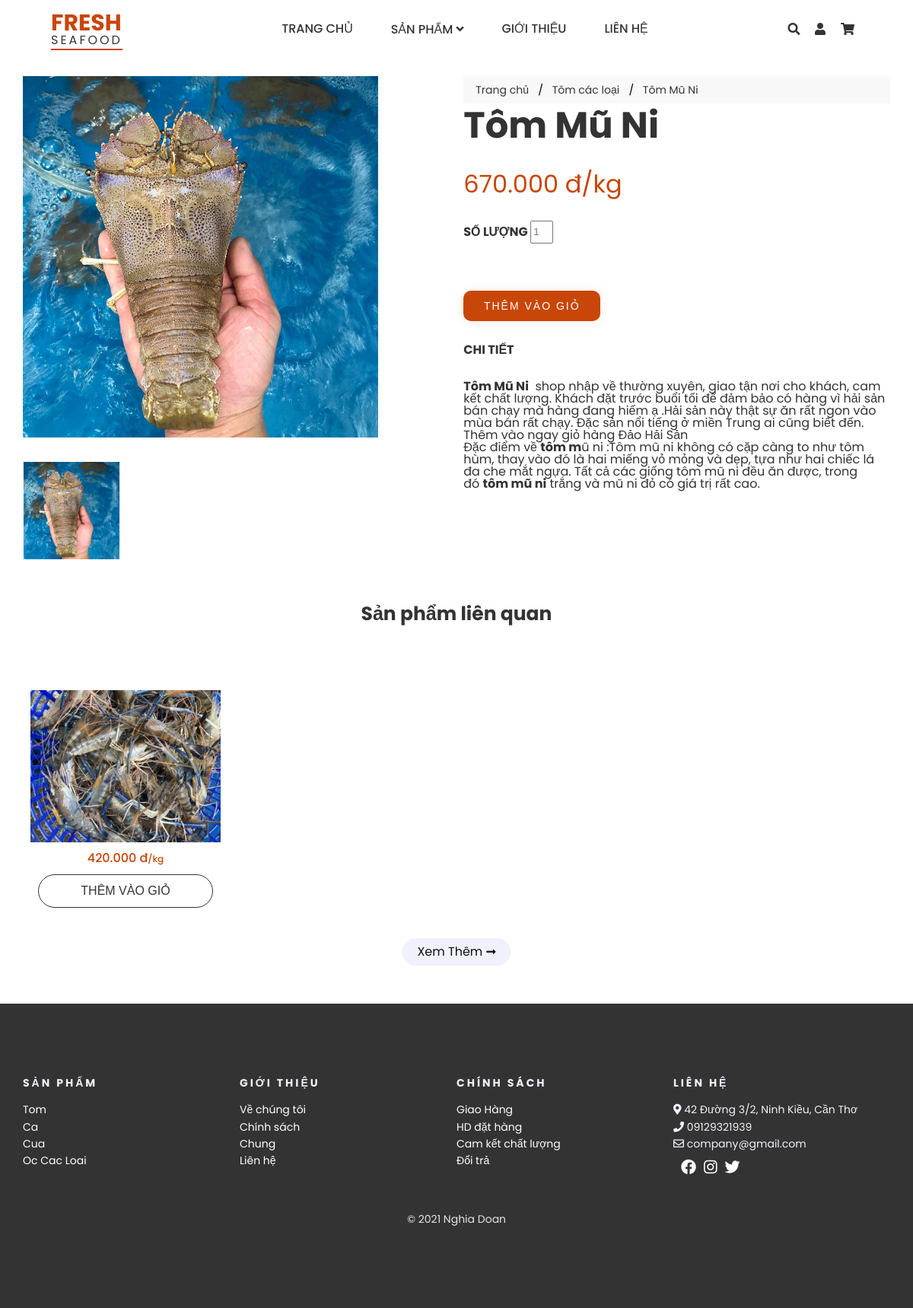
Screenshot of /sanpham/chitietsanpham?id=40 with the database file from the repository.
### tables this page shows
CREATE TABLE `tbl_product` (
  `id_product` int(11) UNSIGNED NOT NULL,
  `title_product` varchar(255) NOT NULL,
  `price_product` varchar(100) NOT NULL,
  `desc_product` text NOT NULL,
  `quantity_product` int(11) NOT NULL,
  `image_product` varchar(100) NOT NULL,
  `id_category_product` int(11) UNSIGNED NOT NULL,
  `product_hot` int(11) NOT NULL
);

CREATE TABLE `tbl_category_product` (
  `id_category_product` int(11) UNSIGNED NOT NULL,
  `title_category_product` varchar(255) NOT NULL,
  `desc_category_product` varchar(255) NOT NULL
);

### system/libs/Load.php (called while the page is built, shortened)
<?php
    class Load{
        public function view($filename, $data = false){
            include ('app/views/'.$filename.'.php');
        }
        public function model($filename){
            return new $filename();
        }
    }
?>

### app/controllers/sanpham.php (called while the page is built, shortened)
<?php
    class sanpham extends DController{
        public function chitietsanpham(){
            $id = $_GET['id'];
            $table = "tbl_category_product";
            $table_product = 'tbl_product';
            $cond = "$table_product.id_category_product =$table.id_category_product AND $table_product.id_product = '{$id}'";
            $categoryModel = $this->load->model('categoryModel');
            $data['category'] = $categoryModel -> category_home($table);
            $data['details_product']= $categoryModel -> details_product_home($table, $table_product, $cond);
            foreach($data['details_product'] as $key => $cate){
                $id_cate = $cate['id_category_product'];
            }
            $cond_related = "$table_product.id_category_product =$table.id_category_product AND $table.id_category_product = '{$id_cate}' AND $table_product.id_product NOT IN({$id})";
            $data['related_product'] = $categoryModel -> related_product_home($table, $table_product, $cond_related);
            $this ->load -> view('header', $data);
           $this ->load -> view('details_product', $data);
           $this ->load -> view('footer');
        }
    }
?>

### index.php (called while the page is built, shortened)
 <?php
    $Main = new main();
?>

### system/libs/Database.php (called while the page is built, shortened)
<?php
    class Database extends PDO{
        public function select($sql, $data = array(), $fetchStyle = PDO::FETCH_ASSOC){
            $statement = $this->prepare($sql);
            $statement -> execute();
            return $statement -> fetchAll($fetchStyle);
        }
    }
?>

### app/models/categoryModel.php (called while the page is built, shortened)
<?php
    class categoryModel extends DModel{
        public function details_product_home($table, $table_product,$cond){
            $sql = "SELECT * FROM $table_product, $table WHERE $cond";
            return $this -> db->select($sql);
        }
        public function related_product_home($table, $table_product, $cond_related){
            $sql = "SELECT * FROM $table, $table_product WHERE $cond_related LIMIT 8 ";
            return $this -> db->select($sql);
        }
    }
?>

### system/libs/DController.php (called while the page is built, shortened)
<?php
    class DController{
        public function __construct(){
            $this->load = new Load();
        }
    }
?>

### system/libs/DModel.php (called while the page is built, shortened)
<?php
    class DModel{
        public function __construct(){
            $connect = 'mysql:dbname=pdo_seafoodweb; host=localhost; charset=utf8';
            $user = 'root';
            $password = '';
           $this-> db = new Database($connect, $user, $password);
        }
    }
?>

### app/views/details_product.php (the view, shortened to what this page needs)
<?php
        foreach($details_product as $key =>$value){
            $name_product = $value['title_product'];
            $name_category_product =  $value['title_category_product'];
        }
?>
<section class="section product-detail">
<?php foreach($details_product as $key =>$details){  ?>
  <form action="<?php echo BASE_URL ?>giohang/themvaogio " method="POST">
    <div class="details container">
      <div class="left">
        <div class="main" >
          <img src="<?php echo BASE_URL ?>public/uploads/product/<?php echo $details['image_product'] ?>" alt="" id="productImg">
        </div>
        <div class="thumbnails">
          <div class="thumbnail">
            <img src="<?php echo BASE_URL ?>public/uploads/product/<?php echo $details['image_product'] ?>" class="smallImg">
          </div>
        </div>
      </div>
      <div class="right">
        <ul class="breadcrumb-details">
              <li><a href="<?php echo BASE_URL?>">Trang chủ</a></li>
              <li><a href="<?php echo BASE_URL  ?>sanpham/danhmuc?id=<?php echo $value['id_category_product']?>"><?php echo $name_category_product?></a></li>
              <li><?php echo $name_product?></li>
      </ul>
        <h1><?php echo $name_product  ?></h1>
        <div class="price"><?php echo number_format($details['price_product'],0,',','.').' '.'đ'?>/kg</div>
        <form class="form" style="flex-direction:column">
          <h3>Số Lượng <input type="text" style="width:30px;height:30px" placeholder="1"></h3>
          <input type="submit" class="login-btn" style="width:180px;;margin-bottom:30px" value="THÊM VÀO GIỎ">
        </form>
        <h3>Chi Tiết</h3>
        <p><?php echo $details['desc_product']  ?></p>
      </div>
    </div>
    </form>
    <?php } ?>
  </section>
  <section class="section-relate container" >
    <h1 class="title-products">Sản phẩm liên quan</h1>
<div class="feature-products">
<?php foreach($related_product as $key =>$relate)  {?>
  <form action="<?php echo BASE_URL ?>giohang/themvaogio " method="POST">
    <div class="feature-products-item">
    <a href="<?php echo BASE_URL ?>sanpham/chitietsanpham?id=<?php echo $relate['id_product']?>">
      <img
        src="<?php echo BASE_URL ?>public/uploads/product/<?php echo $relate['image_product'] ?>"
        alt="unsplash"
        class="feature-products-image"
      />
      </a>
      <div class="feature-products-details">
          <strong><?php echo number_format($relate['price_product'],0,',','.').' '.'đ'?><span style="font-size:12px">/kg</span></strong>
          <button class="feature-products-button" type="submit">
              THÊM VÀO GIỎ
          </button>
      </div>
    </div>
    </form>
    <?php }?>
</div>
<?php foreach($related_product as $key => $cate) ?>
<a href="<?php echo BASE_URL  ?>sanpham/danhmuc?id=<?php echo $cate['id_category_product'] ?>" class="button linkview">Xem Thêm<i class="fas fa-long-arrow-alt-right"></i></a>
</section>

### public/css/style.css (style rules this page uses)
*, *::before, *::after { box-sizing: border-box; -webkit-box-sizing: border-box; }
html { scroll-behavior: smooth; box-sizing: border-box; font-size: 62.5%; }
img { display: block; max-width: 100%; width: 100%; }
ul li { list-style: none; }
.button { display: inline-block; padding: 10px 20px; border-radius: 30px; cursor: pointer; max-width: 150px; color: #111; background-color: #F0F2FB; }
a { text-decoration: none; color: #333; }
.container { margin: 0 auto; padding: 0 15px; max-width: 1170px; }
.title-products { display: flex; justify-content: center; align-items: center; font-size: 25px; font-weight: bold; line-height: 1.6; padding: 20px 0px; }
.feature-products { margin-top: 50px; --spacing: 20px; --column: 4; display: flex; flex-wrap: wrap; margin-left: calc(-1 * var(--spacing)); margin-bottom: calc(-1 * var(--spacing)); }
.feature-products > * { margin-left: var(--spacing); margin-bottom: var(--spacing); width: calc((100% / var(--column)) - var(--spacing)); }
.feature-products-item { border-radius: 10px; padding: 10px; cursor: pointer; }
.feature-products-image { height: 200px; width: 100%; object-fit: cover; border-radius: inherit; }
.feature-products-details { text-align: center; padding: 10px 10px; line-height: 1.4; }
.feature-products-button { width: 100%; padding: 12px 20px; margin-top: 10px; outline: none; border: none; border-radius: 30px; border: 1px #333 solid; font-size: 16px; background-color: #fff; color: #333; cursor: pointer; }
.feature-products strong { color: #C84608; font-weight: 500; }
.linkview { position: relative; margin-top: 20px; padding: 10px 20px; transform: translateX(-50%); left: 50%; }
.linkview i { font-size: 14px; margin-left: 5px; }
ul.breadcrumb-details { background-color: #f8f8f8; padding: 10px 16px; list-style: none; }
ul.breadcrumb-details li { display: inline; font-size: 14px; }
ul.breadcrumb-details li + li:before { padding: 8px; color: black; content: "/\00a0"; }
ul.breadcrumb-details li a { text-decoration: none; }
.product-detail .details { padding-top: 100px; display: grid; grid-template-columns: 1fr 1.2fr; gap: 7rem; }
.product-detail .left { display: flex; flex-direction: column; }
.product-detail .left .main { text-align: center; background-color: #fff; margin-bottom: 2rem; max-height: 35rem; }
.product-detail .left .main img { object-fit: contain; height: 100%; }
.product-detail .thumbnails { display: grid; grid-template-columns: repeat(4, 1fr); gap: 1rem; }
.product-detail .thumbnail { width: 8rem; height: 8rem; background-color: #f6f2f1; text-align: center; }
.product-detail .thumbnail img { height: 100%; object-fit: contain; }
.product-detail .right h1 { font-size: 3rem; line-height: 1.2; margin-bottom: 2rem; }
.product-detail .right .price { font-size: 600; font-size: 2rem; color: #C84608; margin-bottom: 2rem; }
.product-detail .right div { display: inline-block; position: relative; z-index: 1; }
.product-detail form { margin-bottom: 2rem; }
.product-detail h3 { text-transform: uppercase; margin-bottom: 2rem; }
.login-btn { margin-top: 30px; width: 100%; height: 40px; padding: 10px 20px; border: none; outline: none; border-radius: 10px; background-color: #C84608; box-shadow: 0 0 12px 2px rgba(238, 103, 13, 0.09); text-transform: uppercase; font-size: 14px; letter-spacing: 2px; color: #fff; cursor: pointer; }

### rows the page displays
tbl_product: image_product (picture), id_category_product.title_category_product "Tôm các loại", title_product "Tôm Mũ Ni", price_product "670.000", desc_product "Tôm Mũ Ni shop nhập về thường xuyên, giao tận nơi cho khách, cam kết chất lượng. Khách đặt trước buổi tối để đảm bảo có hàng vì hải sản bán chạy mà hàng đang hiếm ạ .Hải sản này thật sự ăn rất ngon vào mùa bán rất chạy. Đặc sản nổi tiếng ở miền Trung ai cũng biết đến. Thêm vào ngay giỏ hàng Đảo Hải Sản Đặc điểm về tôm m ũ ni :Tôm mũ ni không có cặp càng to như tôm hùm, thay vào đó là hai miếng vỏ mỏng và dẹp, tựa như hai chiếc lá đa che mắt ngựa. Tất cả các giống tôm mũ ni đều ăn được, trong đó tôm mũ ni trắng và mũ ni đỏ có giá trị rất cao."
tbl_product: image_product (picture), price_product "420.000"
